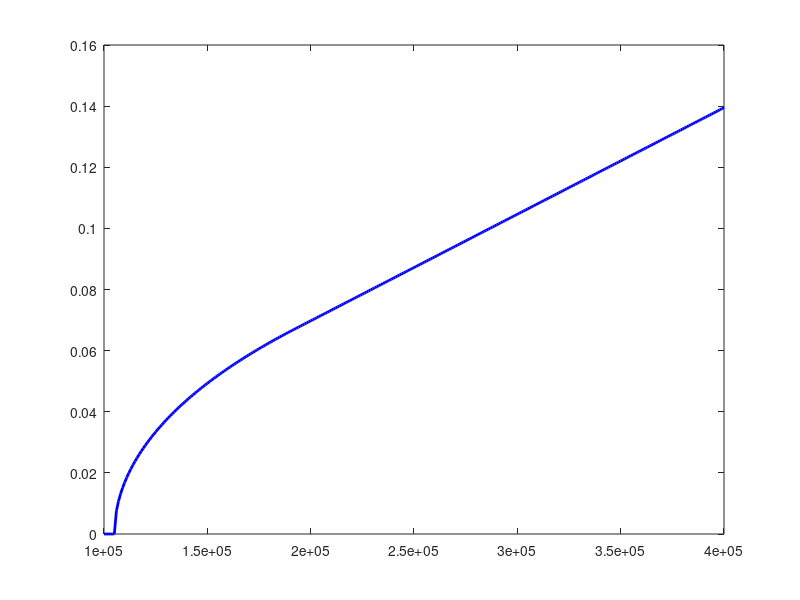

Source code (MATLAB): (Note: this script raises an error after producing the figure.)
clc;clear;close all
P_t=105e3; %pa
T_t=300; %k
C_D=0.7;
A_t=4e-4; %m^2     فرض از جزوه
R = 287;         % J/kg.K for air
k=1.3 ;   %فرض از جزوه
T_u=1000; %k    فرض از جزوه

i=1;
%ماتریس برای ریختن جواب حا در آن
U=[];
for P_u=100e3:1000:400e3
    A1=P_u/P_t;
    A2=((k+1)/2)^(k/(k-1));
    if A1<A2    %subsonic flow
        m_dot=C_D*A_t*P_u*sqrt(2/(R*T_u)*((P_t/P_u)^(2/k))*k/(k-1)*(1-(P_t/P_u)^((k-1)/k)));
        U(i)=m_dot;
        i=i+1;
    end
    if A1>=A2    %sonic flow
        m_dot=C_D*A_t*P_u*sqrt(k/(R*T_u)*(2/(k+1))^((k+1)/(k-1)));
        U(i)=m_dot;
        i=i+1;
    end
end

%رسم نمودار 
L=100e3:1000:400e3;
plot(L,U,'b', 'LineWidth', 2)
P_u_c=((k+1)/2)^(k/(k-1))*P_t;
xline(P_u_c,'--g', 'LineWidth', 1.5, 'Label', 'Critical Pressure')
ylabel('Mass Flow Rate \dot{m} (kg/s)')
xlabel('Upstream Pressure P_0 (Pa)')
title('Mass Flow Rate vs Upstream Pressure')
legend('Mass Flow Rate \dot{m}', 'Critical Pressure for Sonic Flow')
